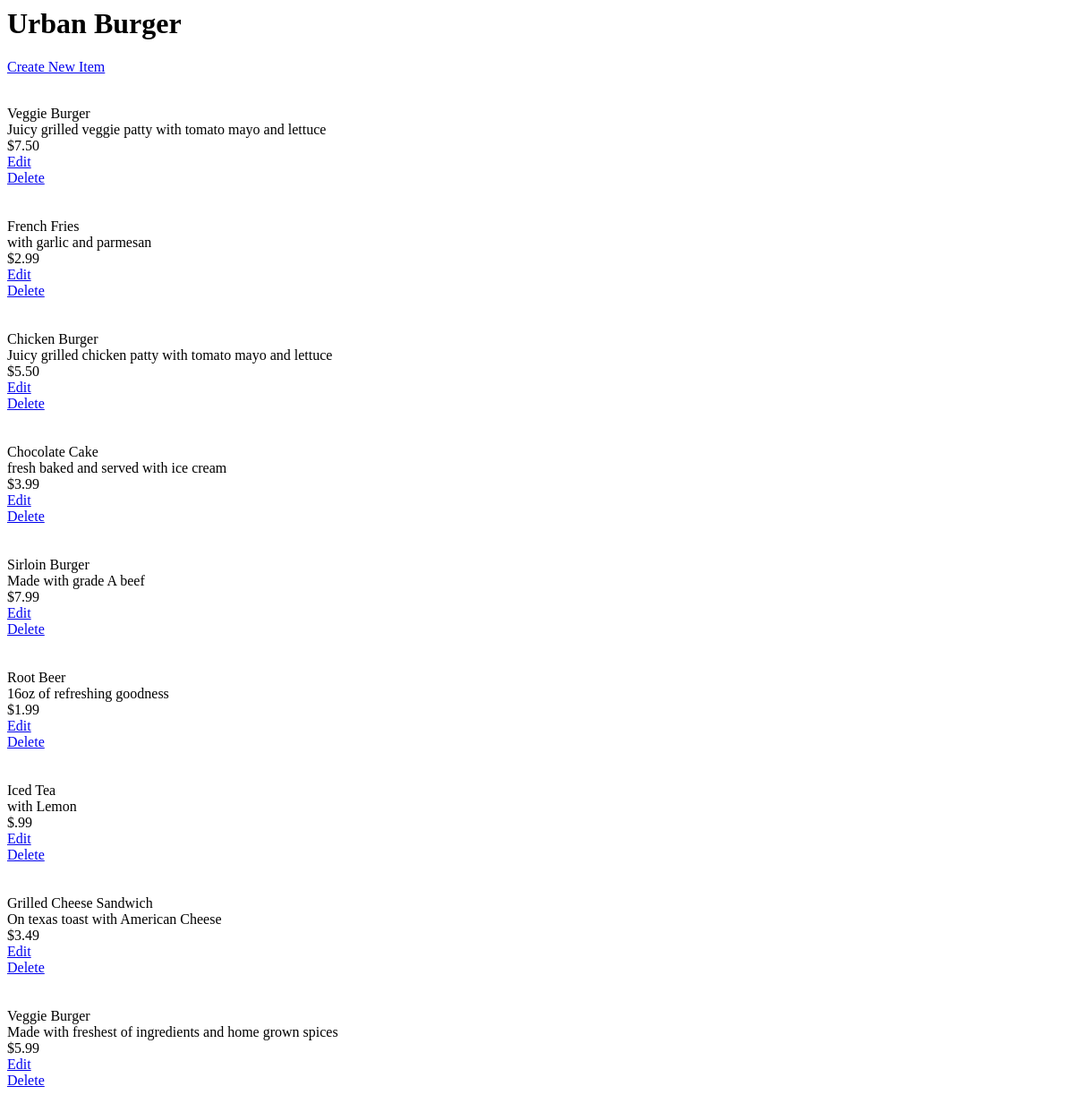
The page /restaurants/1/ on the database as committed earlier.
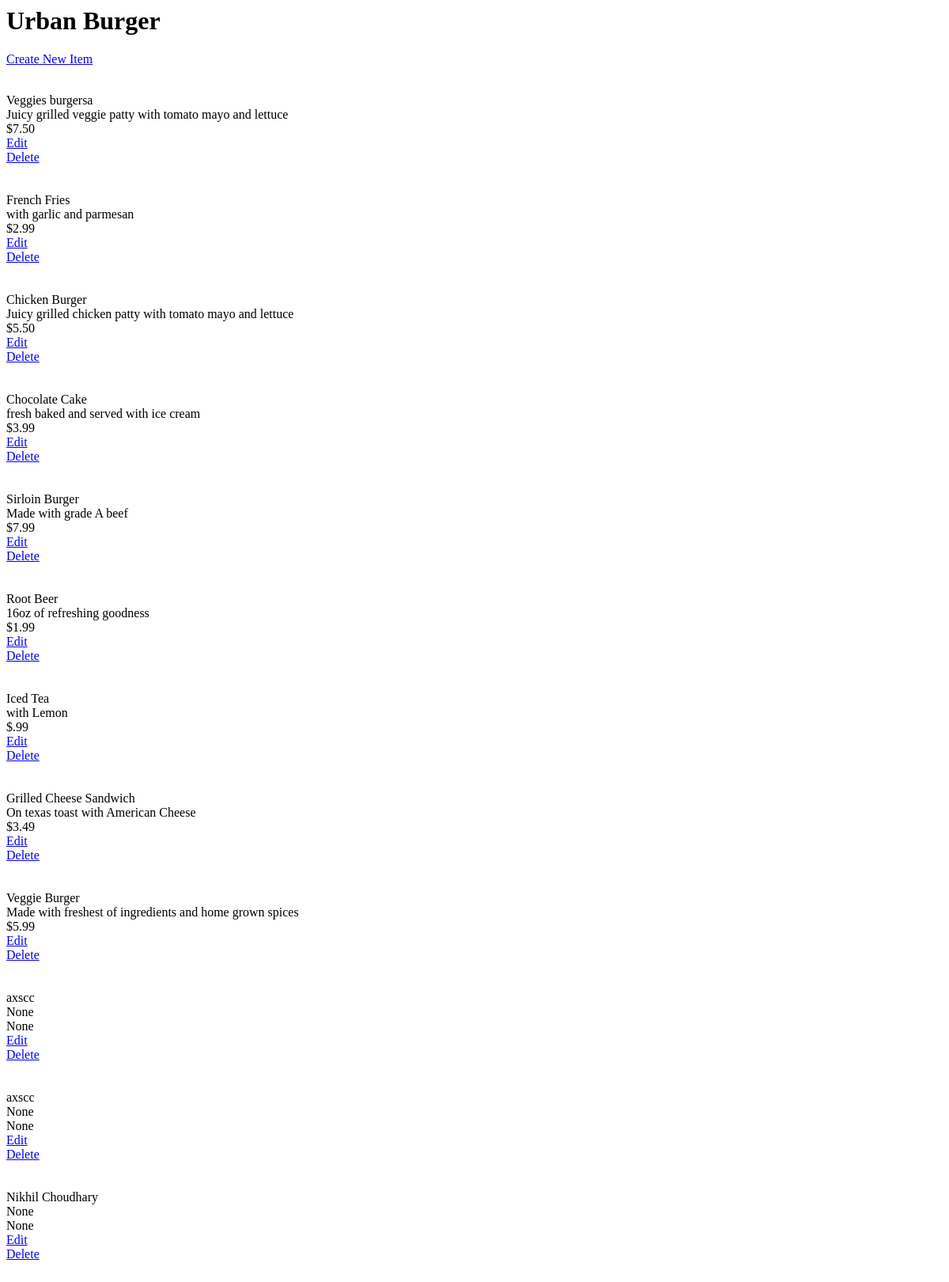
The same page on the database as committed later.
### database_setup.py (models this page shows)
class Restaurant(Base):
	__tablename__ = 'restaurant'
	name = Column(String(80), nullable = False) # 80 is the max length of the string and if nullable is declared as false means You cannot leave it blank.
	id = Column(Integer, primary_key = True)  # means this is the primary key

class MenuItem(Base):
	__tablename__ = 'menu_item'
	name = Column(String(80), nullable = False)
	id = Column(Integer, primary_key = True)
	course = Column(String(250))
	description = Column(String(250))
	price =	Column(String(8))
	restaurant_id = Column(Integer, ForeignKey('restaurant.id')) # setting up the foreign key to resturant id
	restaurant = relationship(Restaurant) # this class has a relationship with Restaurant class

### app.py (the view)
@app.route('/restaurants/<int:restaurant_id>/', methods =['POST', 'GET'])
def restaurantMenu(restaurant_id):
	restaurant = session.query(Restaurant).filter_by(id = restaurant_id).one()   # Note: Writing one is crucial to signify you want only one restaurant
	menus = session.query(MenuItem).filter_by (restaurant_id = restaurant_id)
	return render_template('menu.html', restaurant = restaurant, menus = menus)

### templates/menu.html (shortened to what this page needs)
<html>
<body>
<h1>{{restaurant.name}}</h1>
<p> <a href = '{{url_for('newMenuItem', restaurant_id = restaurant.id) }}'>
Create New Item</a> </p>
{% for menu in menus %}
<div>
</br>{{menu.name}}
{{menu.description}}
{{menu.price}}
<a href="{{url_for('editMenuItem', restaurant_id=restaurant.id, menu_id =menu.id)}}"> Edit </a>
<a href = "{{url_for('deleteMenuItem', restaurant_id=restaurant.id, menu_id =menu.id)}}"> Delete </a>
</div>
{% endfor %}
</body>
</html>

Rows that differ between the two databases and show on the page:
changed MenuItem "Juicy grilled veggie patty with tomato mayo and lettuce": name "Veggie Burger" → "Veggies burgersa"
added MenuItem: name "axscc", description "None", price "None"
added MenuItem: name "axscc", description "None", price "None"
added MenuItem: name "Nikhil Choudhary", description "None", price "None"
